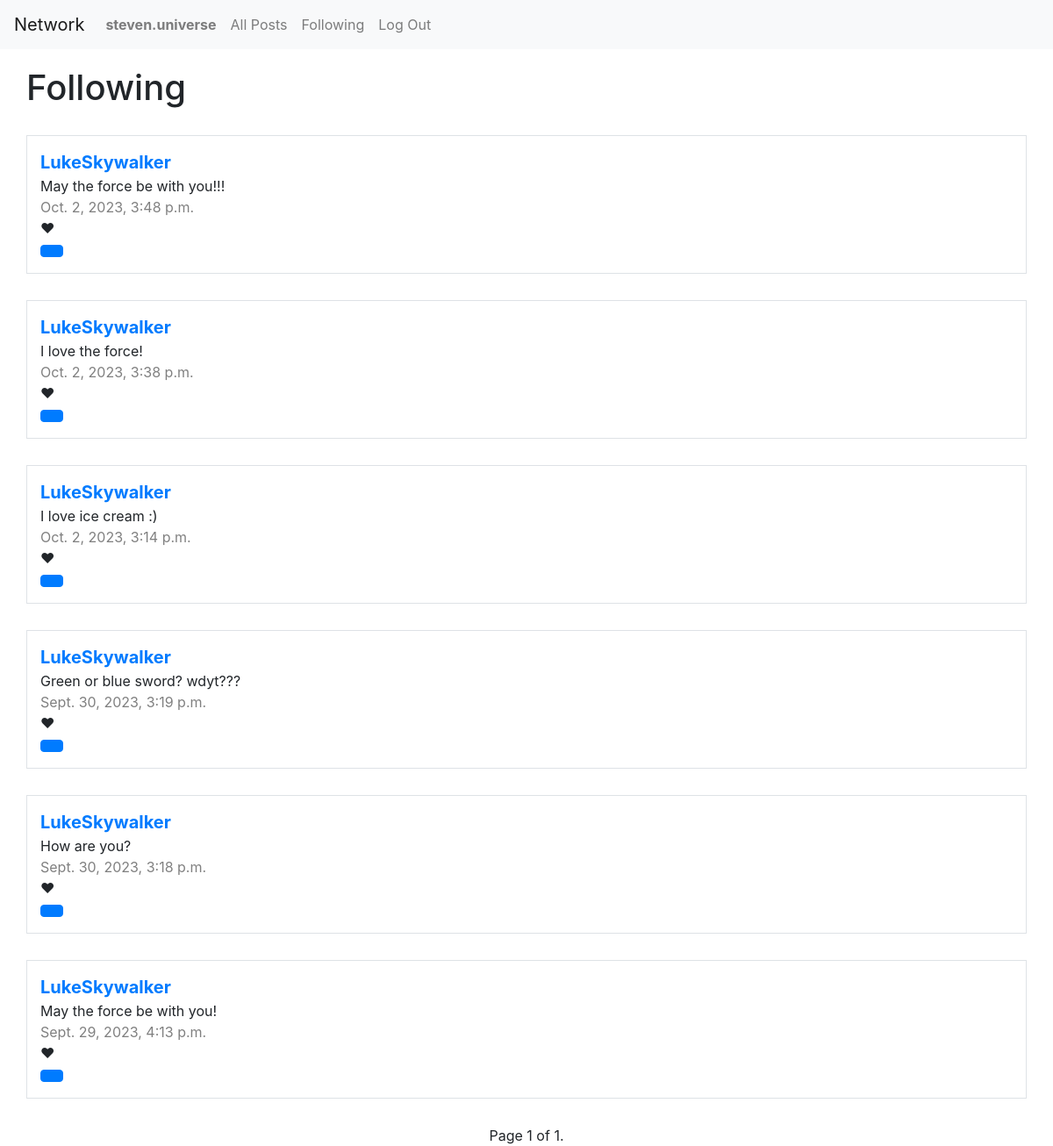
Page /following (signed in) on the committed database.
### network/models.py (models this page shows)
class User(AbstractUser):
    id = models.BigAutoField(primary_key=True)
    pass

class Post(models.Model):
    id = models.BigAutoField(primary_key=True)
    author = models.ForeignKey(User, on_delete=models.CASCADE)
    content = models.TextField(max_length=512)
    datetime = models.DateTimeField(auto_now_add=True)

### network/views.py (the view)
# urls.py: path('following', views.following, name="following"),
@login_required
def following(request):
    posts = Post.objects.filter(author__in=Follow.objects.filter(origin_user=request.user).all().values("destination_user")).order_by("-datetime")
    paginator = Paginator(posts, 10)
    page_number = request.GET.get('page')
    page_obj = paginator.get_page(page_number)
    return render(request, 'network/following.html', {
        "posts":page_obj,
        "likes": 0, # TODO
        "like_button": "Like"
    })

### network/templates/network/following.html
{% extends 'network/layout.html' %}
{% block body %}
    <div>
        <h1 class="top_left_margin">Following</h1>
    </div>
    {% include "network/posts.html" %}
    {% include "network/pagination.html" %}
{% endblock %}

### network/templates/network/layout.html (shortened to what this page needs)
{% load static %}
<!DOCTYPE html>
<html lang="en">
    <head>
        <link rel="stylesheet" href="https://stackpath.bootstrapcdn.com/bootstrap/4.4.1/css/bootstrap.min.css">
        <link href="{% static 'network/styles.css' %}" rel="stylesheet">
    </head>
    <body>
        <nav class="navbar navbar-expand-lg navbar-light bg-light">
            <a class="navbar-brand" href="#">Network</a>
            <div>
              <ul class="navbar-nav mr-auto">
                {% if user.is_authenticated %}
                    <li class="nav-item">
                        <a class="nav-link" href="#"><strong>{{ user.username }}</strong></a>
                    </li>
                {% endif %}
                <li class="nav-item">
                  <a class="nav-link" href="{% url 'index' %}">All Posts</a>
                </li>
                {% if user.is_authenticated %}
                    <li class="nav-item">
                        <a class="nav-link" href="{% url 'following' %}">Following</a>
                    </li>
                    <li class="nav-item">
                        <a class="nav-link" href="{% url 'logout' %}">Log Out</a>
                    </li>
                {% endif %}
              </ul>
            </div>
          </nav>
        <div class="body">
            {% block body %}
            {% endblock %}
        </div>
    </body>
</html>

### network/templates/network/posts.html (shortened to what this page needs)
{% for post in posts %}
<div id="{{ post.id }}" class='border post'>
    <a style="font-weight: bold; font-size: 20px;" href="{% url 'profile' post.author %}">{{ post.author }}</a>
    <div id="content{{ post.id }}" >{{ post.content }}</div>
    <div style="color: grey;">{{ post.datetime }}</div>
    <span>&#10084</span>
    <br>
    {% if user.is_authenticated %}
        <button id="like-button{{ post.id }}" class="btn btn-primary"></button>
    {% endif %}
</div>
{% endfor %}

### network/templates/network/layout.html (style rules this page uses)
.border { border: 1px solid black; margin: 30px; padding: 15px; }
.top_left_margin { margin: 20px 30px; }

### rows in the picture
User: username "steven.universe"
Post: author "LukeSkywalker", content "May the force be with you!!!", datetime "Oct. 2, 2023, 3:48 p.m."
Post: author "LukeSkywalker", content "I love the force!", datetime "Oct. 2, 2023, 3:38 p.m."
Post: author "LukeSkywalker", content "I love ice cream :)", datetime "Oct. 2, 2023, 3:14 p.m."
Post: author "LukeSkywalker", content "Green or blue sword? wdyt???", datetime "Sept. 30, 2023, 3:19 p.m."
Post: author "LukeSkywalker", content "How are you?", datetime "Sept. 30, 2023, 3:18 p.m."
Post: author "LukeSkywalker", content "May the force be with you!", datetime "Sept. 29, 2023, 4:13 p.m."

### other values in the picture
{{ posts.number }} "1"
{{ posts.paginator.num_pages }} "1"
